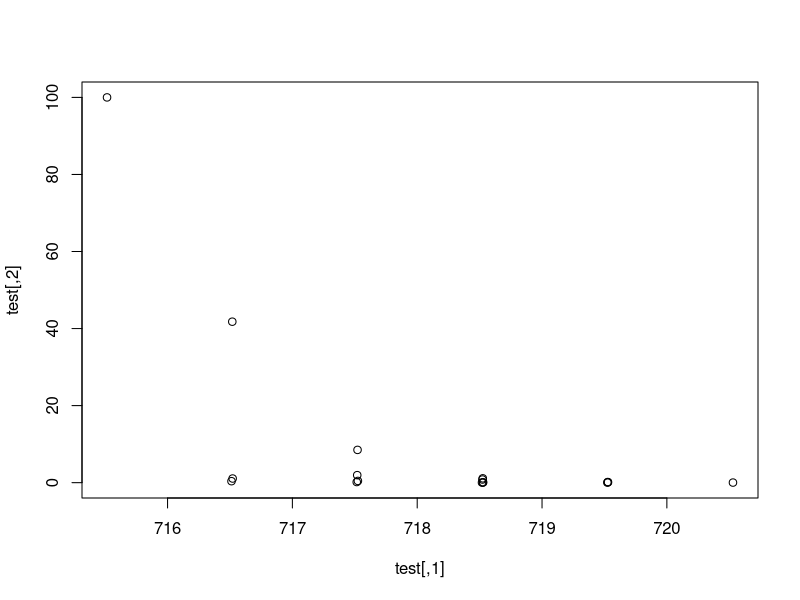
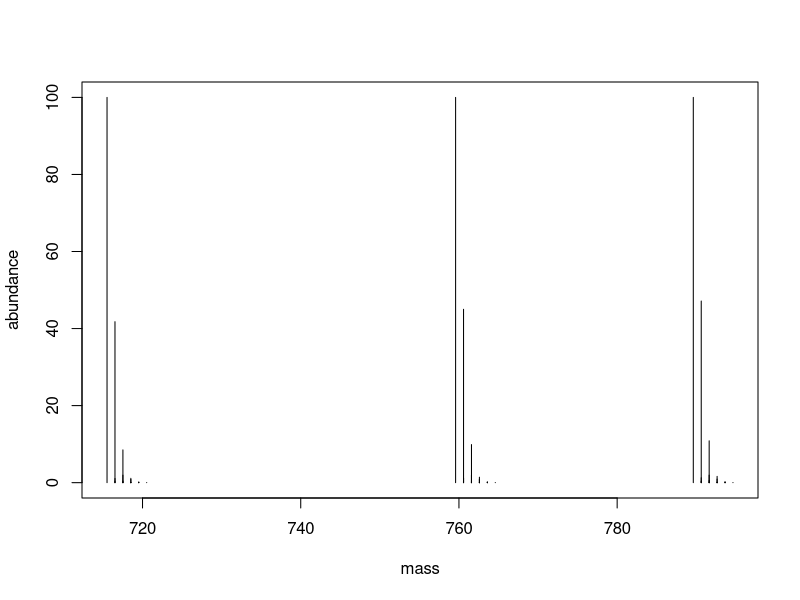

Here is the R script that generated these plots, in order:
##  Generate isotope distribution of lipids
##  Input is the number of C,H,N,O,P atoms of the molecule
##  Output is the isotope distribution based on natural elemental isotope abundance
##  Isotope abundance is calculated using binomial distributions


# Currently, isotope abundance are normalized to most abundant ion
# Currently, only returns the most abundant ions to 0.01 %

elements<-c("C","H","N","O","P")
mass1<-c(12,1.007825,14.003074,15.994915,30.973762)
mass2<-c(13.003355,2.014102,15.000109,17.99916,30.973762)
abundance<-c(0.9894,0.999855,0.996205,0.99757,1.0)

natural.isotopic.abundance<-data.frame(elements=elements,mass1=mass1,mass2=mass2,abundance=abundance)
compound<-c(39,74,1,8,1)


isoltope.distribution<-function(X) {
  output.combined<-matrix(c(0,1),nrow=1,ncol=2)
  for(p in 1:length(elements)) {
    n<-X[p]
    mass1<-natural.isotopic.abundance[p,2]
    mass2<-natural.isotopic.abundance[p,3]
    abundance<-natural.isotopic.abundance[p,4]
    mass.dist<-matrix(0,nrow=n+1,ncol=2)
    for(k in 0:n) {
      mass.dist[k+1,1]<-mass1*k+(n-k)*mass2
      mass.dist[k+1,2]<-dbinom(k,n,abundance)
    }
    mass.dist<-mass.dist[which(mass.dist[,2]>0.0001),,drop=FALSE]
    eval(parse(text=paste("output.combined<-rbind(",paste(rep("output.combined",nrow(mass.dist)),collapse=","),")",sep="")))
    output.combined[,1]<-output.combined[,1]+rep(mass.dist[,1],each=nrow(output.combined)/nrow(mass.dist))
    output.combined[,2]<-output.combined[,2]*rep(mass.dist[,2],each=nrow(output.combined)/nrow(mass.dist))
  }
  output.combined<-output.combined[which(output.combined[,2]>0.0001),,drop=FALSE]
  output.combined[,2]<-output.combined[,2]*100/max(output.combined[,2])
  output.combined<-output.combined[order(output.combined[,1]),]
  return(output.combined)
}
test<-isoltope.distribution(compound)
plot(test)


compound.list<-matrix(0,nrow=0,ncol=5,dimnames = list(NULL,elements))
compound.list<-rbind(compound.list,"PE34:2"=c(39,74,1,8,1))
compound.list<-rbind(compound.list,"PC34:1"=c(42,82,1,8,1))
compound.list<-rbind(compound.list,"PC36:0"=c(44,88,1,8,1))
compound.isotopes<-apply(compound.list,1,isoltope.distribution)

long.form<-matrix(0,nrow=0,ncol=2,dimnames = list(NULL,c("mass","abundance")))
for(i in 1:length(compound.isotopes)) {
  long.form<-rbind(long.form,compound.isotopes[[i]])
}
plot(long.form,type="h")
